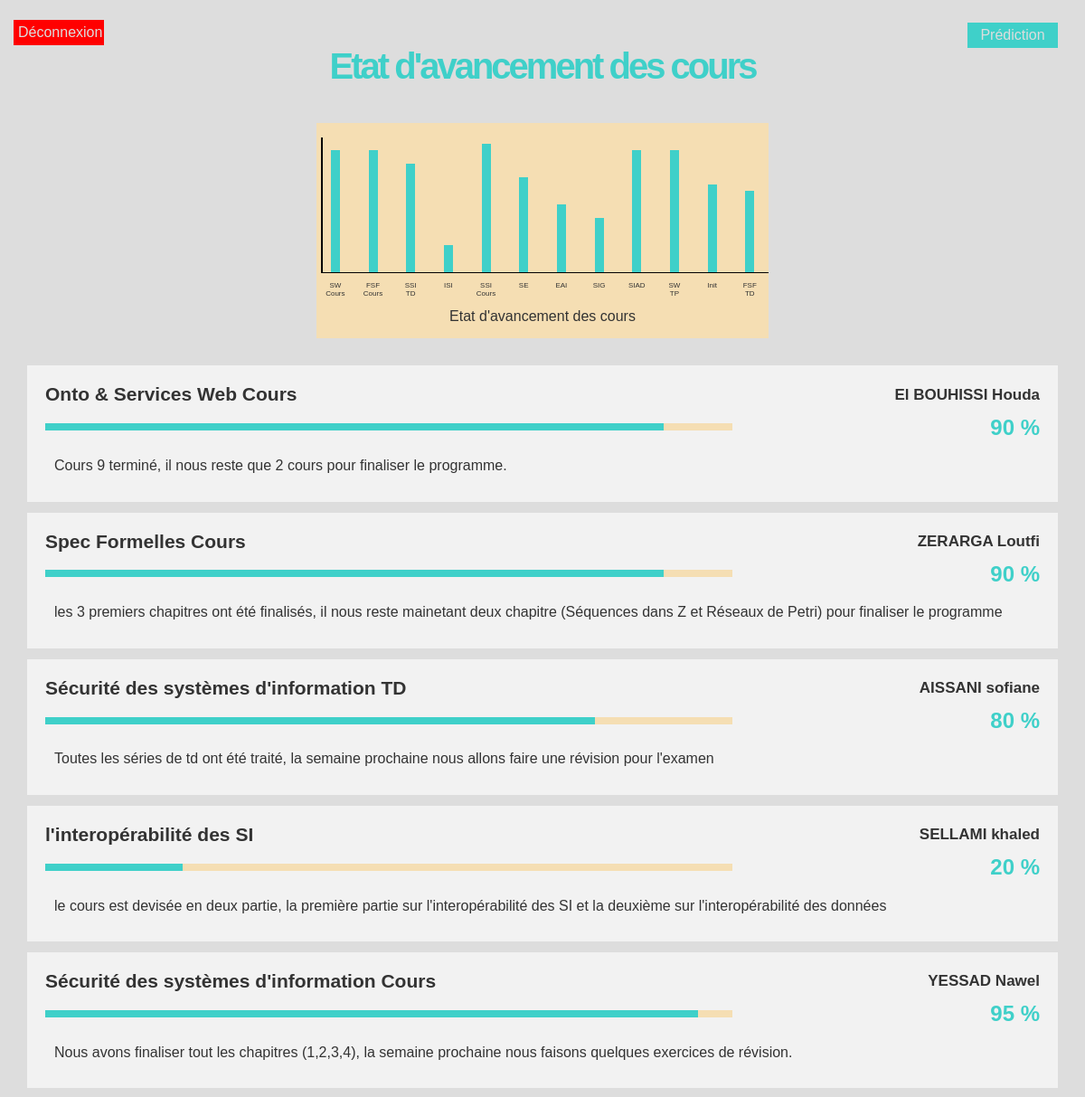
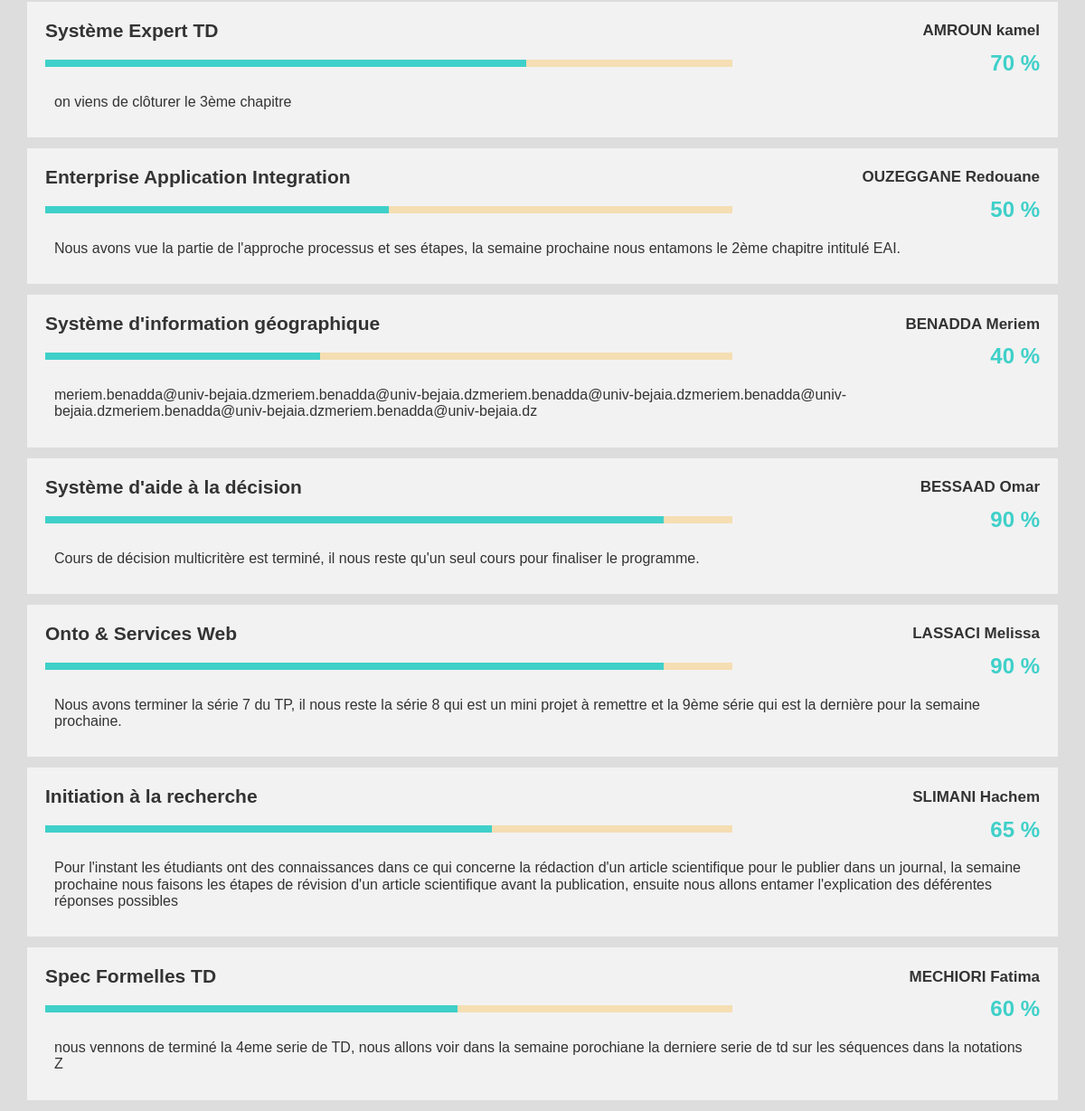
/main1.html, run on the app's committed database (2 pictures, top to bottom).
### app/models.py (models this page shows, shortened)
class Progression(models.Model):
    enseigant = models.CharField(max_length=40)
    module = models.CharField(max_length=40)
    email_en = models.CharField(max_length=100)
    intitulé = models.CharField(max_length=100, default='Module namme')
    prog = models.IntegerField()
    description = models.TextField()

### app/views.py (the view)
# urls.py: path('main1.html', views.main1, name='main1'),
def main1(request):
    df2  = {
        'prog':Progression.objects.all()
    }
    return render(request,'main1.html',df2)

### templates/main1.html (shortened to what this page needs)
{% load static %}
<!DOCTYPE html>
<html lang="en">
<head>
    <link rel="stylesheet" href="{% static 'css/all.min.css' %}">
    <link rel="stylesheet" href="{% static 'css/MyFramework.css' %}">
    <link rel="stylesheet" href="{% static 'css/normalize.css' %}">
    <link rel="stylesheet" href="{% static 'css/main.css' %}">
</head>
<body>
    <a href="main1_1.html">Prédiction</a>
    <main class="container">
        <h1 class="text-heading">Etat d'avancement des cours</h1>
        <div class="cont">
            <div class="ligne" id="l1"></div>
            <div class="graph">
                {% for x in prog %}
                <div class="b">
                    <div class="p">
                        <div class="p_p" style="height: {{x.prog}}%"></div>
                    </div>
                    <p class="t">{{x.module}}</p>
                </div>
                {% endfor %}
            </div>
            <p>Etat d'avancement des cours</p>
        </div>
        <div class="modules">
            {% for x in prog %}
            <div class="box">
                <div class="m_p">
                    <h1>{{ x.intitulé }}</h1>
                    <h2>{{ x.enseigant }}</h2>
                </div>
                <div class="p_p">
                    <div class="prog">
                        <div class="progress" style='width: {{x.prog}}%; '>
                        </div>
                    </div>
                    <h2>{{x.prog}} %</h2>
                </div>
                <p class="desc">{{ x.description }}</p>
            </div>
            {% endfor %}
        </div>
        <a href="index.html" id="dec">Déconnexion</a>
    </main>
</body>
</html>

### Siad/static/css/MyFramework.css (style rules this page uses)
* { -webkit-box-sizing: border-box; -moz-box-sizing: border-box; box-sizing: border-box; }
body { font-family: 'Work Sans', sans-serif; }
:root { --color-1 : #c3cbd6; --color-2 : #748b6f; --color-3 : #2a403d; --color-4 : #3fd0c9; --color-5 : #712E1E; --color-6 : #d05663; --black- : #000; --black-1 : #333; --black-2 : #777; --white- : #fff; --white-1 : #ddd; --section-padding : 60px; --transition-duration: 0.3s; }
html { scroll-behavior: smooth; }
.container { padding-left: 15px; padding-right: 15px; margin-left: auto; margin-right: auto; }
@media (min-width: 768px) { .container { width: 750px; } }
@media (min-width: 992px) { .container { width: 970px; } }
@media (min-width: 1200px) { .container { width: 1170px; } }
.text-heading { font-size: 40px; font-weight: 800; color: var(--color-4); margin: 0; padding: 0; letter-spacing: -3px; text-align: center; }

### Siad/static/css/main.css (style rules this page uses)
* { padding: 0; margin: 0%; }
body { background-color: var(--white-1); position: relative; }
a { position: absolute; top: -25px; right: 30px; padding: 5px 5px; background-color: var(--color-4); color: var(--white-1); width: 100px; text-align: center; }
main, .modules, .choix { margin-top: 30px; }
.container { margin-top: 50px; }
.box { padding: 15px 15px; background-color: rgb(255 255 255 / 62%);; color: var(--black-1); transition: 1.5s; margin-bottom: 12px; }
.box .m_p, .p_p { padding: 5px 5px; display: flex; justify-content: space-between; align-items: center; }
.box h1 { font-size: 21px; }
.box h2 { font-size: 17px; }
.p_p h2 { font-size: 24px; color: var(--color-4); }
.box .desc { padding: 15px 15px; font-size: 16px; }
.progress { height: 8px; background: var(--color-4); }
.prog { width: 760px; height: 8px; background: wheat; }
#dec { top: -28px; left: 15px; background-color: red; }

### templates/main1.html (style rules this page uses)
.cont { padding: 15px 15px; margin: auto; margin-top: 40px; margin-bottom: 20px; width: 500px; display: flex; align-items: center; flex-direction: column; background-color: wheat; color: #333; position: relative; }
.b { width: 50px; }
.graph { width: 500px; display: flex; flex-direction: row; justify-content: space-between; align-items: center; }
.graph .p { margin: auto; height: 150px; width: 10px; position: relative }
.p .p_p { position: absolute; bottom: 0; width: 100%; background-color: #3fd0c9; }
.graph .t { padding: 10px; font-size: 8px; text-align: center; height: 40px; }
.ligne { background-color: black; position: absolute; z-index: 2; }
#l1 { width: 99%; left: 1%; height: 1px; bottom: 72px; }

### data on the page
Progression: module "SW Cours", intitulé "Onto & Services Web Cours", enseigant "El BOUHISSI Houda", prog "90", description "Cours 9 terminé, il nous reste que 2 cours pour finaliser le programme."
Progression: module "FSF Cours", intitulé "Spec Formelles Cours", enseigant "ZERARGA Loutfi", prog "90", description "les 3 premiers chapitres ont été finalisés, il nous reste mainetant deux chapitre (Séquences dans Z et Réseaux de Petri) pour finaliser le programme"
Progression: module "SSI TD", intitulé "Sécurité des systèmes d'information TD", enseigant "AISSANI sofiane", prog "80", description "Toutes les séries de td ont été traité, la semaine prochaine nous allons faire une révision pour l'examen"
Progression: module "ISI", intitulé "l'interopérabilité des SI", enseigant "SELLAMI khaled", prog "20", description "le cours est devisée en deux partie, la première partie sur l'interopérabilité des SI et la deuxième sur l'interopérabilité des données"
Progression: module "SSI Cours", intitulé "Sécurité des systèmes d'information Cours", enseigant "YESSAD Nawel", prog "95", description "Nous avons finaliser tout les chapitres (1,2,3,4), la semaine prochaine nous faisons quelques exercices de révision."
Progression: module "SE", intitulé "Système Expert TD", enseigant "AMROUN kamel", prog "70", description "on viens de clôturer le 3ème chapitre"
Progression: module "EAI", intitulé "Enterprise Application Integration", enseigant "OUZEGGANE Redouane", prog "50", description "Nous avons vue la partie de l'approche processus et ses étapes, la semaine prochaine nous entamons le 2ème chapitre intitulé EAI."
Progression: module "SIG", intitulé "Système d'information géographique", enseigant "BENADDA Meriem", prog "40", description "meriem.benadda@univ-bejaia.dzmeriem.benadda@univ-bejaia.dzmeriem.benadda@univ-bejaia.dzmeriem.benadda@univ-bejaia.dzmeriem.benadda@univ-bejaia.dzmeriem.benadda@univ-bejaia.dz"
Progression: module "SIAD", intitulé "Système d'aide à la décision", enseigant "BESSAAD Omar", prog "90", description "Cours de décision multicritère est terminé, il nous reste qu'un seul cours pour finaliser le programme."
Progression: module "SW TP", intitulé "Onto & Services Web", enseigant "LASSACI Melissa", prog "90", description "Nous avons terminer la série 7 du TP, il nous reste la série 8 qui est un mini projet à remettre et la 9ème série qui est la dernière pour la semaine prochaine."
Progression: module "Init", intitulé "Initiation à la recherche", enseigant "SLIMANI Hachem", prog "65", description "Pour l'instant les étudiants ont des connaissances dans ce qui concerne la rédaction d'un article scientifique pour le publier dans un journal, la semaine prochaine nous faisons les étapes de révision d'un article scientifique avant la publication, ensuite nous allons entamer l'explication des déférentes réponses possibles"
Progression: module "FSF TD", intitulé "Spec Formelles TD", enseigant "MECHIORI Fatima", prog "60", description "nous vennons de terminé la 4eme serie de TD, nous allons voir dans la semaine porochiane la derniere serie de td sur les séquences dans la notations Z"
